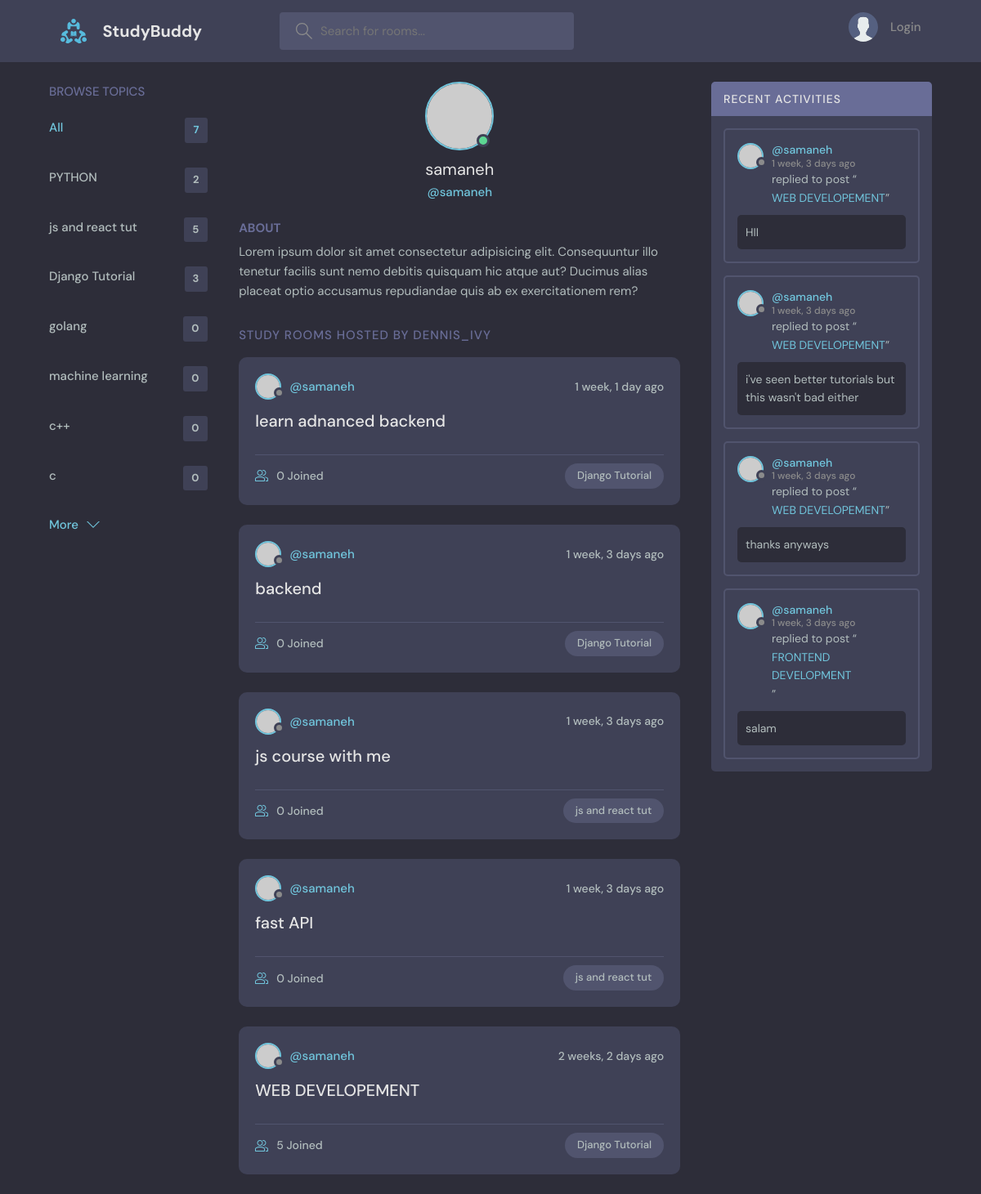
Page /profile/1/ on the committed database.
### base/models.py (models this page shows, shortened)
class Topic(models.Model):
    name=models.CharField(max_length=80)

class Room(models.Model):
    host=models.ForeignKey(User, on_delete=models.SET_NULL, null=True)
    topic=models.ForeignKey(Topic, on_delete=models.SET_NULL, null=True)
    name=models.CharField(max_length=50)
    description=models.TextField(null=True, blank=True)
    participants=models.ManyToManyField(User, related_name="participants", blank=True)
    updated=models.DateTimeField(auto_now=True)
    created=models.DateTimeField(auto_now_add=True)
    class Meta:
        ordering=['-updated', '-created']
    def __str__(self):
        return self.name

class Message(models.Model):
    user=models.ForeignKey(User, on_delete=models.CASCADE)
    room=models.ForeignKey(Room, on_delete=models.CASCADE)
    body=models.TextField()
    updated=models.DateTimeField(auto_now=True)
    created=models.DateTimeField(auto_now_add=True)

### base/views.py (the view)
# urls.py: path("profile/<str:pk>/", views.userProfile, name="profile"),
def userProfile(request, pk):
    user=User.objects.get(id=pk)
    rooms=user.room_set.all()
    room_messages=user.message_set.all()
    topics=Topic.objects.all()
    return render(request, "base/profile.html" ,{
        "user":user,
        "rooms":rooms,
        "room_messages":room_messages,
        "topics":topics,
    })

### base/templates/base/profile.html (shortened to what this page needs)
{% extends 'main.html' %}
{% block content %}
<main class="profile-page layout layout--3">
  <div class="container">
    {% include 'base/topics_component.html' %}
    <div class="roomList">
      <div class="profile">
        <div class="profile__avatar">
          <div class="avatar avatar--large active">
            <img src="https://randomuser.me/api/portraits/men/11.jpg" />
          </div>
        </div>
        <div class="profile__info">
          <h3>{{user.username}}</h3>
          <p>@{{user.username}}</p>
        </div>
        <div class="profile__about">
          <h3>About</h3>
          <p>
            Lorem ipsum dolor sit amet consectetur adipisicing elit. Consequuntur illo tenetur
            facilis sunt nemo debitis quisquam hic atque aut? Ducimus alias placeat optio
            accusamus repudiandae quis ab ex exercitationem rem?
          </p>
        </div>
      </div>
      <div class="roomList__header">
        <div>
          <h2>Study Rooms Hosted by dennis_ivy</a>
          </h2>
        </div>
      </div>
      {% include 'base/feed_component.html' %}
    </div>
    {% include 'base/activity_component.html' %}
  </div>
</main>
{% endblock content %}

### templates/main.html (shortened to what this page needs)
<!DOCTYPE html>
{% load static %}
<html lang="en">
<head>
    <link rel="stylesheet" href="{% static 'styles/style.css' %}" />
</head>
<body>
    {% include 'navbar.html' %}
    {% block content %}
    {% endblock %}
</body>
</html>

### templates/navbar.html (shortened to what this page needs)
{% load static %}
<header class="header header--loggedIn">
    <div class="container">
        <a href="{% url 'home' %}" class="header__logo">
            <img src="{% static 'images/logo.svg' %}" />
            <h1>StudyBuddy</h1>
        </a>
        <form method="GET" action="{% url 'home' %}" class="header__search">
            <label>
                <input name="q" placeholder="Search for rooms..." />
            </label>
        </form>
        <nav class="header__menu">
            {% if request.user.is_authenticated %}
            <div class="header__user">
                <a href="profile.html">
                    <div class="avatar avatar--medium active">
                        <img src="https://randomuser.me/api/portraits/men/37.jpg" />
                    </div>
                    <p>{{request.user.username}} <span>@{{request.user.username}}</span></p>
                </a>
                <button class="dropdown-button">
                    <svg version="1.1" xmlns="http://www.w3.org/2000/svg" width="32" height="32" viewBox="0 0 32 32">
                        <title>chevron-down</title>
                        <path d="M16 21l-13-13h-3l16 16 16-16h-3l-13 13z"></path>
                    </svg>
                </button>
            </div>
            {% else %}
            <a href="{% url 'login' %}">
                <img src="{% static 'images/avatar.svg' %}" />
                <p>Login</p>
            </a>
            {% endif %}
        </nav>
    </div>
</header>

### base/templates/base/topics_component.html
<div class="topics">
    <div class="topics__header">
        <h2>Browse Topics</h2>
    </div>
    <ul class="topics__list">
        <li>
            <a href="{% url 'home' %}" class="active">All <span>{{topics.count}}</span></a>
        </li>
        {% for topic in topics %}
        <li>
            <a href="{% url 'home' %}?q={{topic.name}}">{{topic.name}} <span>{{topic.room_set.all.count}}</span></a>
        </li>
        {% endfor %}
    </ul>
    <a class="btn btn--link" href="topics.html">
        More
        <svg version="1.1" xmlns="http://www.w3.org/2000/svg" width="32" height="32" viewBox="0 0 32 32">
            <title>chevron-down</title>
            <path d="M16 21l-13-13h-3l16 16 16-16h-3l-13 13z"></path>
        </svg>
    </a>
</div>

### base/templates/base/feed_component.html (shortened to what this page needs)
{% for room in rooms %}
<div class="roomListRoom">
    <div class="roomListRoom__header">
        <a href="#" class="roomListRoom__author">
            <div class="avatar avatar--small">
                <img src="https://randomuser.me/api/portraits/women/11.jpg" />
            </div>
            <span>@{{room.host.username}}</span>
        </a>
        <div class="roomListRoom__actions">
            <span>{{room.created|timesince}} ago</span>
        </div>
    </div>
    <div class="roomListRoom__content">
        <a href="{% url 'room' room.id %}">{{room.name}}</a>
    </div>
    <div class="roomListRoom__meta">
        <a href="{% url 'room' room.id %}" class="roomListRoom__joined">
            {{room.participants.all.count}} Joined
        </a>
        <p class="roomListRoom__topic">{{room.topic.name}}</p>
    </div>
</div>
{% endfor %}

### base/templates/base/activity_component.html (shortened to what this page needs)
<div class="activities">
    <div class="activities__header">
        <h2>Recent Activities</h2>
    </div>
    {% for message in room_messages %}
    <div class="activities__box">
        <div class="activities__boxHeader roomListRoom__header">
            <a href="{% url 'profile' message.user.id %}" class="roomListRoom__author">
                <div class="avatar avatar--small">
                    <img src="https://randomuser.me/api/portraits/women/11.jpg" />
                </div>
                <p>
                    @{{message.user}}
                    <span>{{message.created|timesince}} ago</span>
                </p>
            </a>
        </div>
        <div class="activities__boxContent">
            <p>replied to post “<a href="{% url 'room' message.room.id %}">{{message.room}}</a>”</p>
            <div class="activities__boxRoomContent">
                {{message.body}}
            </div>
        </div>
    </div>
    {% endfor %}
</div>

### rows in the picture
Topic: name "PYTHON", room_set.all.count "2"
Topic: name "js and react tut", room_set.all.count "5"
Topic: name "Django Tutorial", room_set.all.count "3"
Topic: name "golang", room_set.all.count "0"
Topic: name "machine learning", room_set.all.count "0"
Topic: name "c++", room_set.all.count "0"
Topic: name "c", room_set.all.count "0"
Room: host.username "samaneh", created "1 week, 1 day", name "learn adnanced backend", participants.all.count "0", topic.name "Django Tutorial"
Room: host.username "samaneh", created "1 week, 3 days", name "backend", participants.all.count "0", topic.name "Django Tutorial"
Room: host.username "samaneh", created "1 week, 3 days", name "js course with me", participants.all.count "0", topic.name "js and react tut"
Room: host.username "samaneh", created "1 week, 3 days", name "fast API", participants.all.count "0", topic.name "js and react tut"
Room: host.username "samaneh", created "2 weeks, 2 days", name "WEB DEVELOPEMENT", participants.all.count "5", topic.name "Django Tutorial"
Message: user "samaneh", created "1 week, 3 days", room "WEB DEVELOPEMENT", body "HII"
Message: user "samaneh", created "1 week, 3 days", room "WEB DEVELOPEMENT", body "i've seen better tutorials but this wasn't bad either"
Message: user "samaneh", created "1 week, 3 days", room "WEB DEVELOPEMENT", body "thanks anyways"
Message: user "samaneh", created "1 week, 3 days", room "FRONTEND DEVELOPMENT", body "salam"

### other values in the picture
{{ topics.count }} "7"
{{ user.username }} "samaneh"
